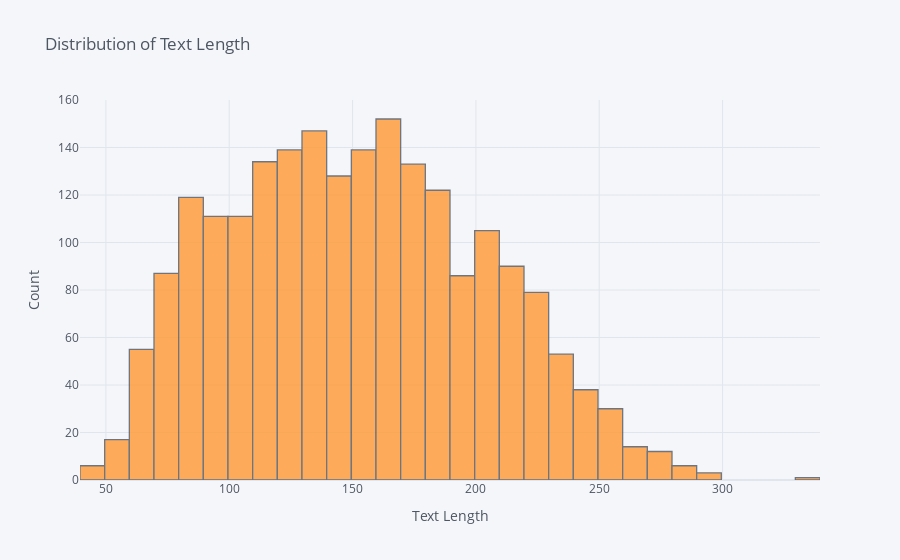

The notebook cell this image was saved under:
### Code cell
df['text_length'].iplot(kind = 'hist', xTitle = 'Text Length', yTitle = 'Count', title = "Distribution of Text Length", bins = 50)

### Figure 1 — Plotly figure (JSON) as saved in the notebook; plotly's stock layout.template omitted (floating-point values rounded to 4 significant figures; data arrays with more than 128 entries replaced by an {"elided": "..."} marker saying what was removed)
{"data": [{"histfunc": "count", "histnorm": "", "marker": {"color": "rgba(255, 153, 51, 1.0)", "line": {"color": "#4D5663", "width": 1.3}}, "name": "text_length", "nbinsx": 50, "opacity": 0.8, "orientation": "v", "type": "histogram", "x": {"elided": "2117 int values"}}], "layout": {"barmode": "overlay", "legend": {"bgcolor": "#F5F6F9", "font": {"color": "#4D5663"}}, "paper_bgcolor": "#F5F6F9", "plot_bgcolor": "#F5F6F9", "title": {"font": {"color": "#4D5663"}, "text": "Distribution of Text Length"}, "xaxis": {"gridcolor": "#E1E5ED", "showgrid": true, "tickfont": {"color": "#4D5663"}, "title": {"font": {"color": "#4D5663"}, "text": "Text Length"}, "zerolinecolor": "#E1E5ED"}, "yaxis": {"gridcolor": "#E1E5ED", "showgrid": true, "tickfont": {"color": "#4D5663"}, "title": {"font": {"color": "#4D5663"}, "text": "Count"}, "zerolinecolor": "#E1E5ED"}}}
